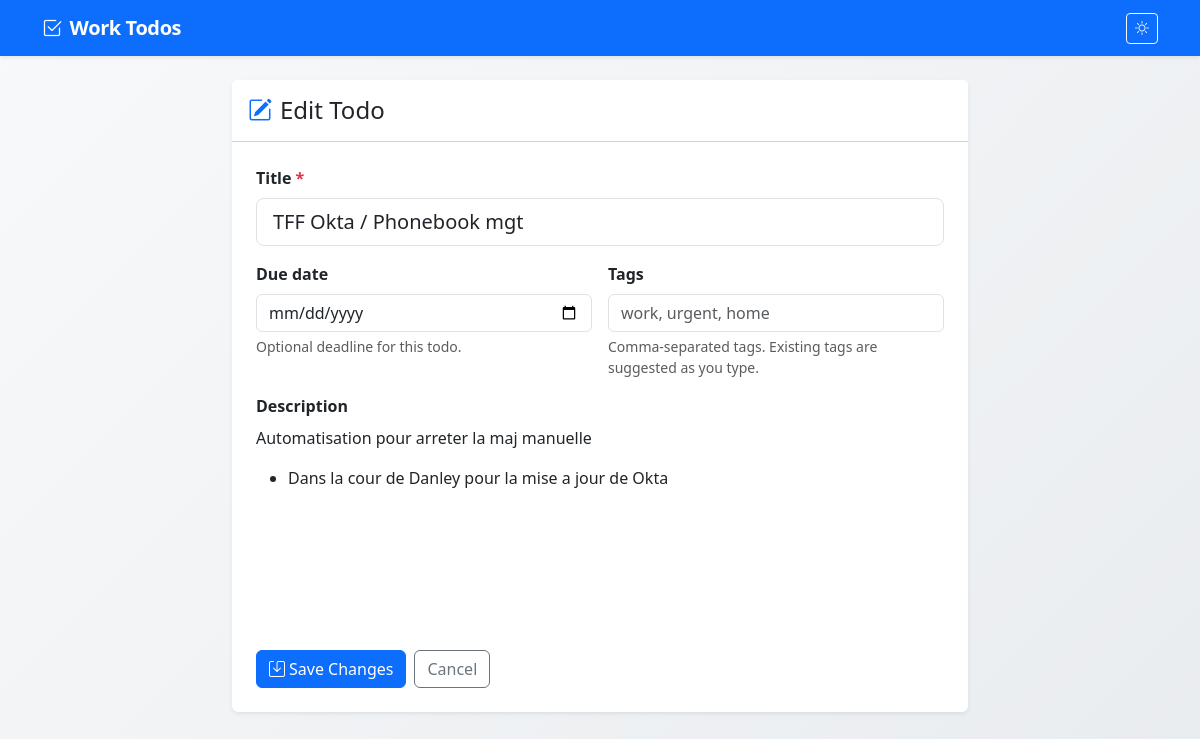
Page /todos/8/edit on the committed database.
### app.py (models this page shows, shortened)
class Todo(db.Model):
    id = db.Column(db.Integer, primary_key=True)
    title = db.Column(db.String(200), nullable=False)
    description = db.Column(db.Text, default="")
    created_at = db.Column(db.DateTime, default=lambda: datetime.now(timezone.utc), nullable=False)
    due_date = db.Column(db.Date, nullable=True)
    completed = db.Column(db.Boolean, default=False, nullable=False)
    sort_order = db.Column(db.Integer, default=0, nullable=False, index=True)
    categories = db.relationship("Category", secondary=todo_categories, back_populates="todos")

### app.py (the view, shortened to what this page needs)
@app.route("/todos/<int:todo_id>/edit", methods=["GET", "POST"])
def edit_todo(todo_id):
    todo = db.get_or_404(Todo, todo_id)
    tags = ", ".join(category.display_name for category in sorted(todo.categories, key=lambda c: c.name))
    due_date = todo.due_date.isoformat() if todo.due_date else ""
    return render_template(
        "form.html",
        **form_context(todo=todo, title=todo.title, description=todo.description, due_date=due_date, tags=tags),
    )

### app.py (called while the page is built)
def form_context(todo=None, title="", description="", due_date="", tags=""):
    return {
        "todo": todo,
        "title": title,
        "description": description,
        "due_date": due_date,
        "tags": tags,
        "all_categories": Category.query.order_by(Category.name).all(),
    }

    @property
    def display_name(self):
        return self.name.replace("-", " ").title()

### templates/form.html (shortened to what this page needs)
{% extends "base.html" %}
{% block content %}
<div class="row justify-content-center">
    <div class="col-lg-8">
        <div class="card shadow-sm border-0">
            <div class="card-header bg-body py-3">
                <h1 class="h4 mb-0">
                    {% if todo %}
                        <i class="bi bi-pencil-square me-2 text-primary"></i>Edit Todo
                    {% else %}
                        <i class="bi bi-plus-circle me-2 text-primary"></i>New Todo
                    {% endif %}
                </h1>
            </div>
            <div class="card-body p-4">
                <form method="post" id="todo-form">
                    <div class="mb-3">
                        <label for="title" class="form-label fw-semibold">Title <span class="text-danger">*</span></label>
                        <input type="text" class="form-control form-control-lg" id="title" name="title"
                               value="{{ title }}" placeholder="What needs to be done?" required maxlength="200">
                    </div>
                    <div class="row g-3 mb-3">
                        <div class="col-md-6">
                            <label for="due_date" class="form-label fw-semibold">Due date</label>
                            <input type="date" class="form-control" id="due_date" name="due_date" value="{{ due_date }}">
                            <div class="form-text">Optional deadline for this todo.</div>
                        </div>
                        <div class="col-md-6">
                            <label for="tags" class="form-label fw-semibold">Tags</label>
                            <input type="text" class="form-control" id="tags" name="tags" value="{{ tags }}"
                                   list="tag-suggestions" placeholder="work, urgent, home">
                            <div class="form-text">Comma-separated tags. Existing tags are suggested as you type.</div>
                        </div>
                    </div>
                    <div class="mb-4">
                        <label class="form-label fw-semibold">Description</label>
                        <div id="editor">{{ description | safe }}</div>
                    </div>
                    <div class="d-flex gap-2">
                        <button type="submit" class="btn btn-primary">
                            <i class="bi bi-save me-1"></i>{% if todo %}Save Changes{% else %}Create Todo{% endif %}
                        </button>
                        <a href="{{ url_for('index') }}" class="btn btn-outline-secondary">Cancel</a>
                    </div>
                </form>
            </div>
        </div>
    </div>
</div>
{% endblock %}

### templates/base.html (style rules this page uses)
:root, [data-bs-theme="light"] { --app-bg-start: #f8f9fa; --app-bg-end: #e9ecef; --editor-bg: #fff; --quill-stroke: #ccc; --quill-fill: #444; --quill-toolbar-bg: #f8f9fa; }
body { background: linear-gradient(135deg, var(--app-bg-start) 0%, var(--app-bg-end) 100%); min-height: 100vh; }
#editor, #quick-notes-editor { background: var(--editor-bg); }
#editor { min-height: 200px; }

### rows in the picture
Todo: title "TFF Okta / Phonebook mgt", description "Automatisation pour arreter la maj manuelle Dans la cour de Danley pour la mise a jour de Okta"
